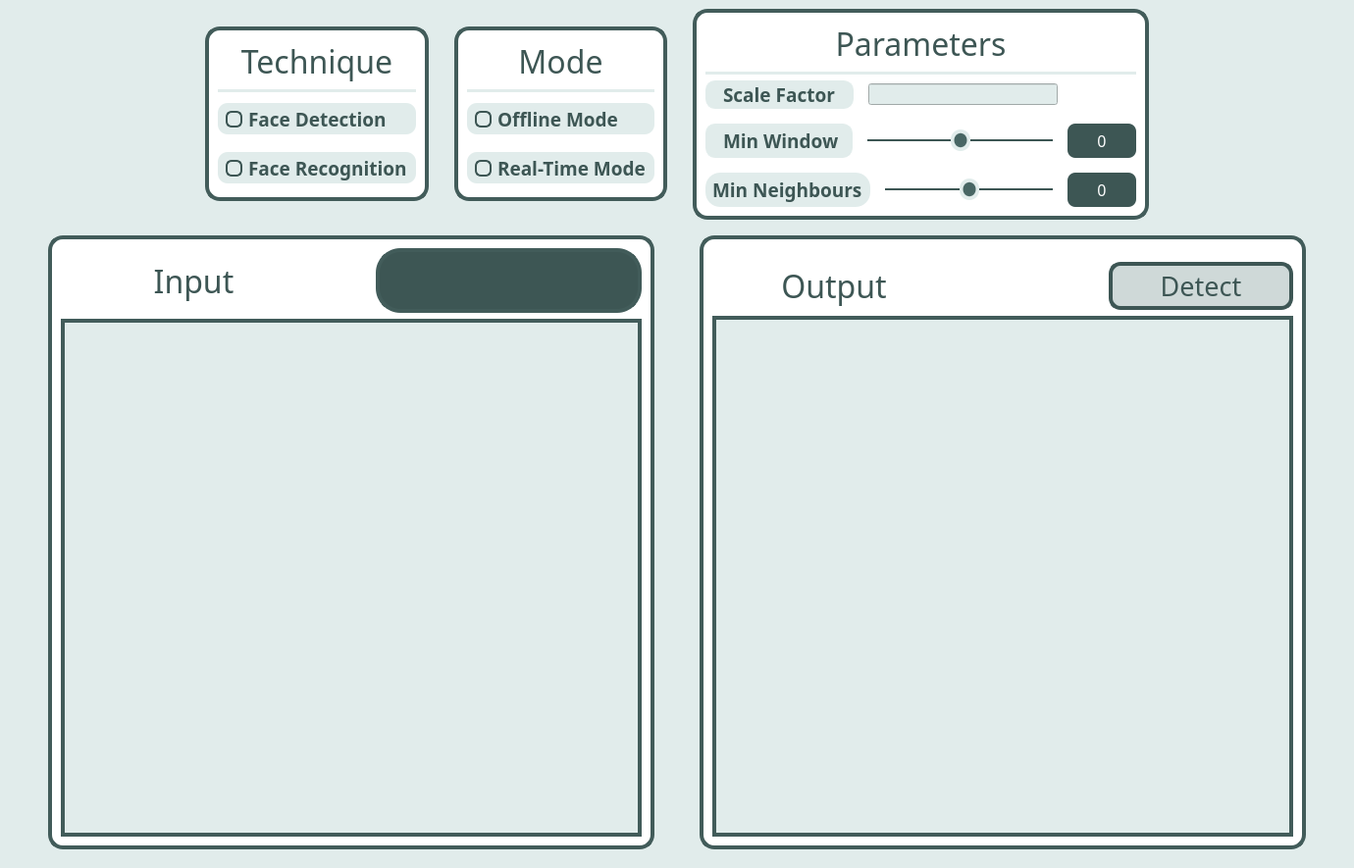
<?xml version="1.0" encoding="UTF-8"?>
<ui version="4.0">
 <class>MainWindow</class>
 <widget class="QMainWindow" name="MainWindow">
  <property name="geometry">
   <rect>
    <x>0</x>
    <y>0</y>
    <width>1380</width>
    <height>885</height>
   </rect>
  </property>
  <property name="minimumSize">
   <size>
    <width>1380</width>
    <height>885</height>
   </size>
  </property>
  <property name="maximumSize">
   <size>
    <width>1380</width>
    <height>885</height>
   </size>
  </property>
  <property name="windowTitle">
   <string>MainWindow</string>
  </property>
  <property name="styleSheet">
   <string notr="true">QMainWindow{
	background-color: rgb(225, 236, 235);
}</string>
  </property>
  <widget class="QWidget" name="centralwidget">
   <property name="styleSheet">
    <string notr="true">QWidget{
	background-color: rgb(225, 236, 235);
	color: rgb(255, 255, 255);
}</string>
   </property>
   <layout class="QGridLayout" name="gridLayout_8" rowstretch="1,0,3">
    <item row="0" column="0">
     <layout class="QHBoxLayout" name="horizontalLayout_6">
      <item>
       <spacer name="horizontalSpacer_3">
        <property name="orientation">
         <enum>Qt::Horizontal</enum>
        </property>
        <property name="sizeType">
         <enum>QSizePolicy::Minimum</enum>
        </property>
        <property name="sizeHint" stdset="0">
         <size>
          <width>200</width>
          <height>20</height>
         </size>
        </property>
       </spacer>
      </item>
      <item>
       <layout class="QVBoxLayout" name="verticalLayout_4">
        <item>
         <spacer name="verticalSpacer">
          <property name="orientation">
           <enum>Qt::Vertical</enum>
          </property>
          <property name="sizeHint" stdset="0">
           <size>
            <width>20</width>
            <height>40</height>
           </size>
          </property>
         </spacer>
        </item>
        <item>
         <widget class="QFrame" name="tech_frame">
          <property name="styleSheet">
           <string notr="true">QFrame{
background-color: rgb(255, 255, 255);
border-radius: 15px;
border: 4px solid rgb(66, 92, 90);
}</string>
          </property>
          <property name="frameShape">
           <enum>QFrame::StyledPanel</enum>
          </property>
          <property name="frameShadow">
           <enum>QFrame::Raised</enum>
          </property>
          <layout class="QGridLayout" name="gridLayout_2">
           <item row="0" column="0">
            <widget class="QLabel" name="inputLabel_3">
             <property name="font">
              <font>
               <family>Impact</family>
               <pointsize>24</pointsize>
               <bold>false</bold>
              </font>
             </property>
             <property name="styleSheet">
              <string notr="true">QLabel{
	color: rgb(61, 86, 84);
	border:none;
}</string>
             </property>
             <property name="text">
              <string>Technique</string>
             </property>
             <property name="alignment">
              <set>Qt::AlignCenter</set>
             </property>
            </widget>
           </item>
           <item row="1" column="0">
            <widget class="Line" name="line">
             <property name="styleSheet">
              <string notr="true">/* Line style */

  /* Set the width of the line */
  width: 20px;

  /* Set the height of the line */
  height: 10px;

  /* Set the background color of the line */
  background-color:rgb(225, 236, 235);

  /* Set the border of the line */
  border: 15px;

  /* Set the border radius of the line */
  border-radius:5px;

	margin: 5px 0;





</string>
             </property>
             <property name="orientation">
              <enum>Qt::Horizontal</enum>
             </property>
            </widget>
           </item>
           <item row="2" column="0">
            <layout class="QVBoxLayout" name="verticalLayout">
             <property name="spacing">
              <number>8</number>
             </property>
             <item>
              <widget class="QRadioButton" name="detectionRadio">
               <property name="font">
                <font>
                 <family>Overpass SemiBold</family>
                 <pointsize>14</pointsize>
                 <bold>true</bold>
                </font>
               </property>
               <property name="styleSheet">
                <string notr="true">QRadioButton {
    color: rgb(61, 86, 84);
    border-radius: 10px;
    margin: 5px 0;
    background-color: rgb(225, 236, 235);
    padding: 2px 8px;
    text-align: left; /* Center the radio button */
}

QRadioButton::indicator {
    /* Adjust the position of the radio button */
    position: relative;

    /* Change the style of the indicator */
    width: 13px; /* Adjust size as needed */
    height: 13px; /* Adjust size as needed */
    border: 2px solid rgb(61, 86, 84); /* Border color and thickness */
    border-radius: 6px; /* Make it circular */
    background-color: transparent; /* Background color */
}

QRadioButton::indicator:checked {
    /* Styles for the checked state */
    background-color: rgb(89, 125, 122); /* Change background color when checked */
	border: 2px solid  rgb(61, 86, 84);
}

QRadioButton::indicator:hover{
background-color: rgb(89, 125, 122); /* Change background color when checked */
}

</string>
               </property>
               <property name="text">
                <string>Face Detection</string>
               </property>
              </widget>
             </item>
             <item>
              <widget class="QRadioButton" name="RecognitionRadio">
               <property name="font">
                <font>
                 <family>Overpass SemiBold</family>
                 <pointsize>14</pointsize>
                 <bold>true</bold>
                </font>
               </property>
               <property name="styleSheet">
                <string notr="true">QRadioButton {
    color: rgb(61, 86, 84);
    border-radius: 10px;
    margin: 5px 0;
    background-color: rgb(225, 236, 235);
    padding: 2px 8px;
    text-align: left; /* Center the radio button */
}

QRadioButton::indicator {
    /* Adjust the position of the radio button */
    position: relative;

    /* Change the style of the indicator */
    width: 13px; /* Adjust size as needed */
    height: 13px; /* Adjust size as needed */
    border: 2px solid rgb(61, 86, 84); /* Border color and thickness */
    border-radius: 6px; /* Make it circular */
    background-color: transparent; /* Background color */
}

QRadioButton::indicator:checked {
    /* Styles for the checked state */
    background-color: rgb(89, 125, 122); /* Change background color when checked */
	border: 2px solid  rgb(61, 86, 84);
}

QRadioButton::indicator:hover{
background-color: rgb(89, 125, 122); /* Change background color when checked */
}

</string>
               </property>
               <property name="text">
                <string>Face Recognition</string>
               </property>
              </widget>
             </item>
            </layout>
           </item>
          </layout>
         </widget>
        </item>
        <item>
         <spacer name="verticalSpacer_2">
          <property name="orientation">
           <enum>Qt::Vertical</enum>
          </property>
          <property name="sizeHint" stdset="0">
           <size>
            <width>20</width>
            <height>40</height>
           </size>
          </property>
         </spacer>
        </item>
       </layout>
      </item>
      <item>
       <layout class="QVBoxLayout" name="verticalLayout_5">
        <property name="leftMargin">
         <number>20</number>
        </property>
        <property name="rightMargin">
         <number>20</number>
        </property>
        <item>
         <spacer name="verticalSpacer_4">
          <property name="orientation">
           <enum>Qt::Vertical</enum>
          </property>
          <property name="sizeHint" stdset="0">
           <size>
            <width>20</width>
            <height>40</height>
           </size>
          </property>
         </spacer>
        </item>
        <item>
         <widget class="QFrame" name="mode_frame">
          <property name="styleSheet">
           <string notr="true">QFrame{
background-color: rgb(255, 255, 255);
border-radius: 15px;
border: 4px solid rgb(66, 92, 90);
}</string>
          </property>
          <property name="frameShape">
           <enum>QFrame::StyledPanel</enum>
          </property>
          <property name="frameShadow">
           <enum>QFrame::Raised</enum>
          </property>
          <layout class="QGridLayout" name="gridLayout_3">
           <item row="0" column="0">
            <widget class="QLabel" name="inputLabel_4">
             <property name="font">
              <font>
               <family>Impact</family>
               <pointsize>24</pointsize>
               <bold>false</bold>
              </font>
             </property>
             <property name="styleSheet">
              <string notr="true">QLabel{
	color: rgb(61, 86, 84);
	border:none;
}</string>
             </property>
             <property name="lineWidth">
              <number>1</number>
             </property>
             <property name="text">
              <string>Mode</string>
             </property>
             <property name="alignment">
              <set>Qt::AlignCenter</set>
             </property>
            </widget>
           </item>
           <item row="1" column="0">
            <widget class="Line" name="line_2">
             <property name="styleSheet">
              <string notr="true">/* Line style */

  /* Set the width of the line */
  width: 20px;

  /* Set the height of the line */
  height: 10px;

  /* Set the background color of the line */
  background-color:rgb(225, 236, 235);

  /* Set the border of the line */
  border: 15px;

  /* Set the border radius of the line */
  border-radius:5px;

	margin: 5px 0;





</string>
             </property>
             <property name="orientation">
              <enum>Qt::Horizontal</enum>
             </property>
            </widget>
           </item>
           <item row="2" column="0">
            <layout class="QVBoxLayout" name="verticalLayout_2">
             <property name="spacing">
              <number>8</number>
             </property>
             <item>
              <widget class="QRadioButton" name="offlineRadio">
               <property name="font">
                <font>
                 <family>Overpass SemiBold</family>
                 <pointsize>14</pointsize>
                 <bold>true</bold>
                </font>
               </property>
               <property name="styleSheet">
                <string notr="true">QRadioButton {
    color: rgb(61, 86, 84);
    border-radius: 10px;
    margin: 5px 0;
    background-color: rgb(225, 236, 235);
    padding: 2px 8px;
    text-align: left; /* Center the radio button */
}

QRadioButton::indicator {
    /* Adjust the position of the radio button */
    position: relative;

    /* Change the style of the indicator */
    width: 13px; /* Adjust size as needed */
    height: 13px; /* Adjust size as needed */
    border: 2px solid rgb(61, 86, 84); /* Border color and thickness */
    border-radius: 6px; /* Make it circular */
    background-color: transparent; /* Background color */
}

QRadioButton::indicator:checked {
    /* Styles for the checked state */
    background-color: rgb(89, 125, 122); /* Change background color when checked */
	border: 2px solid  rgb(61, 86, 84);
}

QRadioButton::indicator:hover{
background-color: rgb(89, 125, 122); /* Change background color when checked */
}

</string>
               </property>
               <property name="text">
                <string>Offline Mode</string>
               </property>
              </widget>
             </item>
             <item>
              <widget class="QRadioButton" name="onlineRadio">
               <property name="font">
                <font>
                 <family>Overpass SemiBold</family>
                 <pointsize>14</pointsize>
                 <bold>true</bold>
                </font>
               </property>
               <property name="styleSheet">
                <string notr="true">QRadioButton {
    color: rgb(61, 86, 84);
    border-radius: 10px;
    margin: 5px 0;
    background-color: rgb(225, 236, 235);
    padding: 2px 8px;
    text-align: left; /* Center the radio button */
}

QRadioButton::indicator {
    /* Adjust the position of the radio button */
    position: relative;


    /* Change the style of the indicator */
    width: 13px; /* Adjust size as needed */
    height: 13px; /* Adjust size as needed */
    border: 2px solid rgb(61, 86, 84); /* Border color and thickness */
    border-radius: 6px; /* Make it circular */
    background-color: transparent; /* Background color */
}

QRadioButton::indicator:checked {
    /* Styles for the checked state */
    background-color: rgb(89, 125, 122); /* Change background color when checked */
	border: 2px solid  rgb(61, 86, 84);
}

QRadioButton::indicator:hover{
background-color: rgb(89, 125, 122); /* Change background color when checked */
}

</string>
               </property>
               <property name="text">
                <string>Real-Time Mode</string>
               </property>
              </widget>
             </item>
            </layout>
           </item>
          </layout>
         </widget>
        </item>
        <item>
         <spacer name="verticalSpacer_3">
          <property name="orientation">
           <enum>Qt::Vertical</enum>
          </property>
          <property name="sizeHint" stdset="0">
           <size>
            <width>20</width>
            <height>40</height>
           </size>
          </property>
         </spacer>
        </item>
       </layout>
      </item>
      <item>
       <layout class="QVBoxLayout" name="verticalLayout_9">
        <item>
         <spacer name="verticalSpacer_7">
          <property name="orientation">
           <enum>Qt::Vertical</enum>
          </property>
          <property name="sizeHint" stdset="0">
           <size>
            <width>20</width>
            <height>40</height>
           </size>
          </property>
         </spacer>
        </item>
        <item>
         <widget class="QFrame" name="prop_frame">
          <property name="styleSheet">
           <string notr="true">QFrame{
background-color: rgb(255, 255, 255);
border-radius: 15px;
border: 4px solid rgb(66, 92, 90);
}</string>
          </property>
          <property name="frameShape">
           <enum>QFrame::StyledPanel</enum>
          </property>
          <property name="frameShadow">
           <enum>QFrame::Raised</enum>
          </property>
          <layout class="QGridLayout" name="gridLayout_4">
           <item row="0" column="0">
            <widget class="QLabel" name="inputLabel_5">
             <property name="font">
              <font>
               <family>Impact</family>
               <pointsize>24</pointsize>
               <bold>false</bold>
              </font>
             </property>
             <property name="styleSheet">
              <string notr="true">QLabel{
	color: rgb(61, 86, 84);
	border:none;
}</string>
             </property>
             <property name="text">
              <string>Parameters</string>
             </property>
             <property name="alignment">
              <set>Qt::AlignCenter</set>
             </property>
            </widget>
           </item>
           <item row="1" column="0">
            <widget class="Line" name="line_3">
             <property name="styleSheet">
              <string notr="true">/* Line style */

  /* Set the width of the line */
  width: 20px;

  /* Set the height of the line */
  height: 10px;

  /* Set the background color of the line */
  background-color:rgb(225, 236, 235);

  /* Set the border of the line */
  border: 15px;

  /* Set the border radius of the line */
  border-radius:5px;

	margin: 5px 0;





</string>
             </property>
             <property name="orientation">
              <enum>Qt::Horizontal</enum>
             </property>
            </widget>
           </item>
           <item row="2" column="0">
            <layout class="QVBoxLayout" name="verticalLayout_3">
             <property name="spacing">
              <number>15</number>
             </property>
             <item>
              <layout class="QHBoxLayout" name="horizontalLayout_5">
               <item>
                <widget class="QLabel" name="label_2">
                 <property name="minimumSize">
                  <size>
                   <width>150</width>
                   <height>0</height>
                  </size>
                 </property>
                 <property name="font">
                  <font>
                   <family>Overpass SemiBold</family>
                   <pointsize>14</pointsize>
                   <bold>true</bold>
                  </font>
                 </property>
                 <property name="styleSheet">
                  <string notr="true">QLabel{
color: rgb(61, 86, 84);
border: 1px solid rgb(225, 236, 235);
border-radius: 10px;
background-color: rgb(225, 236, 235);
padding: 0 12px;
}</string>
                 </property>
                 <property name="text">
                  <string>Scale Factor</string>
                 </property>
                </widget>
               </item>
               <item>
                <widget class="QLineEdit" name="scaleFactor_val">
                 <property name="styleSheet">
                  <string notr="true">color:rgb(61, 86, 84);
padding: 2px 10px;
font-weight: bold;</string>
                 </property>
                </widget>
               </item>
               <item>
                <spacer name="horizontalSpacer_6">
                 <property name="orientation">
                  <enum>Qt::Horizontal</enum>
                 </property>
                 <property name="sizeType">
                  <enum>QSizePolicy::Minimum</enum>
                 </property>
                 <property name="sizeHint" stdset="0">
                  <size>
                   <width>80</width>
                   <height>20</height>
                  </size>
                 </property>
                </spacer>
               </item>
              </layout>
             </item>
             <item>
              <layout class="QHBoxLayout" name="horizontalLayout_4" stretch="1,2,1">
               <item>
                <widget class="QLabel" name="label_3">
                 <property name="minimumSize">
                  <size>
                   <width>150</width>
                   <height>0</height>
                  </size>
                 </property>
                 <property name="maximumSize">
                  <size>
                   <width>200</width>
                   <height>16777215</height>
                  </size>
                 </property>
                 <property name="font">
                  <font>
                   <family>Overpass SemiBold</family>
                   <pointsize>14</pointsize>
                   <bold>true</bold>
                  </font>
                 </property>
                 <property name="styleSheet">
                  <string notr="true">QLabel{
color: rgb(61, 86, 84);
border: 1px solid rgb(225, 236, 235);
border-radius: 10px;
background-color: rgb(225, 236, 235);
padding: 0 12px;
}</string>
                 </property>
                 <property name="text">
                  <string>Min Window</string>
                 </property>
                </widget>
               </item>
               <item>
                <widget class="QSlider" name="windowSlider">
                 <property name="sizePolicy">
                  <sizepolicy hsizetype="Preferred" vsizetype="Preferred">
                   <horstretch>0</horstretch>
                   <verstretch>0</verstretch>
                  </sizepolicy>
                 </property>
                 <property name="minimumSize">
                  <size>
                   <width>100</width>
                   <height>35</height>
                  </size>
                 </property>
                 <property name="maximumSize">
                  <size>
                   <width>16777215</width>
                   <height>40</height>
                  </size>
                 </property>
                 <property name="styleSheet">
                  <string notr="true">QSlider:horizontal {
    min-height: 35%;
	background: rgba(74, 74, 74, 0);
}
QSlider::groove:horizontal {
    height: 2px;
    background: rgb(61, 86, 84); 
}
QSlider::handle:horizontal {
    width: 20px;
    margin-top: -10px;
    margin-bottom: -10px;
    border-radius: 10px;
    background: qradialgradient(spread:reflect, cx:0.5, cy:0.5, radius:0.5, fx:0.5, fy:0.5, stop:0.6 rgb(72, 102, 100), stop:0.7 rgb(225, 236, 235));
}
QSlider::handle:horizontal:hover {
    background: qradialgradient(spread:reflect, cx:0.5, cy:0.5, radius:0.5, fx:0.5, fy:0.5, stop:0.6 rgb(225, 236, 235), stop:0.7 rgb(72, 102, 100));
}</string>
                 </property>
                 <property name="minimum">
                  <number>50</number>
                 </property>
                 <property name="maximum">
                  <number>250</number>
                 </property>
                 <property name="value">
                  <number>150</number>
                 </property>
                 <property name="orientation">
                  <enum>Qt::Horizontal</enum>
                 </property>
                </widget>
               </item>
               <item>
                <widget class="QLabel" name="window_val">
                 <property name="maximumSize">
                  <size>
                   <width>70</width>
                   <height>40</height>
                  </size>
                 </property>
                 <property name="font">
                  <font>
                   <family>Impact</family>
                   <pointsize>12</pointsize>
                  </font>
                 </property>
                 <property name="styleSheet">
                  <string notr="true">QLabel {
background-color: rgb(61, 86, 84);
border: 0;
border-radius: 8px;
color: #fff;
}</string>
                 </property>
                 <property name="frameShape">
                  <enum>QFrame::NoFrame</enum>
                 </property>
                 <property name="frameShadow">
                  <enum>QFrame::Plain</enum>
                 </property>
                 <property name="lineWidth">
                  <number>5</number>
                 </property>
                 <property name="midLineWidth">
                  <number>5</number>
                 </property>
                 <property name="text">
                  <string>0</string>
                 </property>
                 <property name="textFormat">
                  <enum>Qt::AutoText</enum>
                 </property>
                 <property name="alignment">
                  <set>Qt::AlignCenter</set>
                 </property>
                </widget>
               </item>
              </layout>
             </item>
             <item>
              <layout class="QHBoxLayout" name="horizontalLayout_3" stretch="0,2,1">
               <item>
                <widget class="QLabel" name="label_4">
                 <property name="minimumSize">
                  <size>
                   <width>150</width>
                   <height>0</height>
                  </size>
                 </property>
                 <property name="font">
                  <font>
                   <family>Overpass SemiBold</family>
                   <pointsize>14</pointsize>
                   <bold>true</bold>
                  </font>
                 </property>
                 <property name="styleSheet">
                  <string notr="true">QLabel{
color: rgb(61, 86, 84);
border: none;
background-color: rgb(225, 236, 235);
padding: 0 2px;
}</string>
                 </property>
                 <property name="text">
                  <string>Min Neighbours</string>
                 </property>
                </widget>
               </item>
               <item>
                <widget class="QSlider" name="neighboursSlider">
                 <property name="sizePolicy">
                  <sizepolicy hsizetype="Preferred" vsizetype="Preferred">
                   <horstretch>0</horstretch>
                   <verstretch>0</verstretch>
                  </sizepolicy>
                 </property>
                 <property name="minimumSize">
                  <size>
                   <width>100</width>
                   <height>35</height>
                  </size>
                 </property>
                 <property name="maximumSize">
                  <size>
                   <width>16777215</width>
                   <height>40</height>
                  </size>
                 </property>
                 <property name="styleSheet">
                  <string notr="true">QSlider:horizontal {
    min-height: 35%;
	background: rgba(74, 74, 74, 0);
}
QSlider::groove:horizontal {
    height: 2px;
    background: rgb(61, 86, 84); 
}
QSlider::handle:horizontal {
    width: 20px;
    margin-top: -10px;
    margin-bottom: -10px;
    border-radius: 10px;
    background: qradialgradient(spread:reflect, cx:0.5, cy:0.5, radius:0.5, fx:0.5, fy:0.5, stop:0.6 rgb(72, 102, 100), stop:0.7 rgb(225, 236, 235));
}
QSlider::handle:horizontal:hover {
    background: qradialgradient(spread:reflect, cx:0.5, cy:0.5, radius:0.5, fx:0.5, fy:0.5, stop:0.6 rgb(225, 236, 235), stop:0.7 rgb(72, 102, 100));
}</string>
                 </property>
                 <property name="minimum">
                  <number>50</number>
                 </property>
                 <property name="maximum">
                  <number>250</number>
                 </property>
                 <property name="value">
                  <number>150</number>
                 </property>
                 <property name="orientation">
                  <enum>Qt::Horizontal</enum>
                 </property>
                </widget>
               </item>
               <item>
                <widget class="QLabel" name="neighbours_val">
                 <property name="maximumSize">
                  <size>
                   <width>70</width>
                   <height>40</height>
                  </size>
                 </property>
                 <property name="font">
                  <font>
                   <family>Impact</family>
                   <pointsize>12</pointsize>
                  </font>
                 </property>
                 <property name="styleSheet">
                  <string notr="true">QLabel {
background-color: rgb(61, 86, 84);
border: 0;
border-radius: 8px;
color: #fff;
}</string>
                 </property>
                 <property name="frameShape">
                  <enum>QFrame::NoFrame</enum>
                 </property>
                 <property name="frameShadow">
                  <enum>QFrame::Plain</enum>
                 </property>
                 <property name="lineWidth">
                  <number>5</number>
                 </property>
                 <property name="midLineWidth">
                  <number>5</number>
                 </property>
                 <property name="text">
                  <string>0</string>
                 </property>
                 <property name="textFormat">
                  <enum>Qt::AutoText</enum>
                 </property>
                 <property name="alignment">
                  <set>Qt::AlignCenter</set>
                 </property>
                </widget>
               </item>
              </layout>
             </item>
            </layout>
           </item>
          </layout>
         </widget>
        </item>
        <item>
         <spacer name="verticalSpacer_8">
          <property name="orientation">
           <enum>Qt::Vertical</enum>
          </property>
          <property name="sizeHint" stdset="0">
           <size>
            <width>20</width>
            <height>40</height>
           </size>
          </property>
         </spacer>
        </item>
       </layout>
      </item>
      <item>
       <spacer name="horizontalSpacer_5">
        <property name="orientation">
         <enum>Qt::Horizontal</enum>
        </property>
        <property name="sizeType">
         <enum>QSizePolicy::Minimum</enum>
        </property>
        <property name="sizeHint" stdset="0">
         <size>
          <width>200</width>
          <height>20</height>
         </size>
        </property>
       </spacer>
      </item>
     </layout>
    </item>
    <item row="1" column="0">
     <spacer name="verticalSpacer_9">
      <property name="orientation">
       <enum>Qt::Vertical</enum>
      </property>
      <property name="sizeType">
       <enum>QSizePolicy::Maximum</enum>
      </property>
      <property name="sizeHint" stdset="0">
       <size>
        <width>20</width>
        <height>10</height>
       </size>
      </property>
     </spacer>
    </item>
    <item row="2" column="0">
     <layout class="QHBoxLayout" name="horizontalLayout_9" stretch="0,2,0,2,0">
      <property name="bottomMargin">
       <number>10</number>
      </property>
      <item>
       <spacer name="horizontalSpacer">
        <property name="orientation">
         <enum>Qt::Horizontal</enum>
        </property>
        <property name="sizeHint" stdset="0">
         <size>
          <width>40</width>
          <height>20</height>
         </size>
        </property>
       </spacer>
      </item>
      <item>
       <widget class="QFrame" name="input_frame">
        <property name="styleSheet">
         <string notr="true">QFrame{
background-color: rgb(255, 255, 255);
border-radius: 15px;
border: 4px solid rgb(66, 92, 90);
}</string>
        </property>
        <property name="frameShape">
         <enum>QFrame::StyledPanel</enum>
        </property>
        <property name="frameShadow">
         <enum>QFrame::Raised</enum>
        </property>
        <layout class="QGridLayout" name="gridLayout">
         <item row="0" column="0">
          <layout class="QVBoxLayout" name="verticalLayout_6" stretch="0,2">
           <item>
            <layout class="QHBoxLayout" name="horizontalLayout">
             <property name="spacing">
              <number>50</number>
             </property>
             <item>
              <widget class="QLabel" name="inputLabel">
               <property name="font">
                <font>
                 <family>Impact</family>
                 <pointsize>24</pointsize>
                 <bold>false</bold>
                </font>
               </property>
               <property name="styleSheet">
                <string notr="true">QLabel{
	color: rgb(61, 86, 84);
	border:none;
}</string>
               </property>
               <property name="text">
                <string>Input</string>
               </property>
               <property name="alignment">
                <set>Qt::AlignCenter</set>
               </property>
              </widget>
             </item>
             <item>
              <widget class="QFrame" name="frame_11">
               <property name="minimumSize">
                <size>
                 <width>250</width>
                 <height>0</height>
                </size>
               </property>
               <property name="maximumSize">
                <size>
                 <width>400</width>
                 <height>16777215</height>
                </size>
               </property>
               <property name="styleSheet">
                <string notr="true">background-color: rgb(61, 86, 84);
border-radius:25px;
margin:0;</string>
               </property>
               <property name="frameShape">
                <enum>QFrame::StyledPanel</enum>
               </property>
               <property name="frameShadow">
                <enum>QFrame::Raised</enum>
               </property>
               <layout class="QGridLayout" name="gridLayout_5">
                <property name="leftMargin">
                 <number>0</number>
                </property>
                <property name="rightMargin">
                 <number>0</number>
                </property>
                <property name="verticalSpacing">
                 <number>10</number>
                </property>
                <item row="0" column="0">
                 <layout class="QHBoxLayout" name="horizontalLayout_7">
                  <property name="spacing">
                   <number>5</number>
                  </property>
                  <item>
                   <widget class="QPushButton" name="importButton">
                    <property name="minimumSize">
                     <size>
                      <width>60</width>
                      <height>40</height>
                     </size>
                    </property>
                    <property name="maximumSize">
                     <size>
                      <width>50</width>
                      <height>70</height>
                     </size>
                    </property>
                    <property name="toolTip">
                     <string>Upload File</string>
                    </property>
                    <property name="styleSheet">
                     <string notr="true">QPushButton {
    appearance: button;
    background: rgba(74, 74, 74, 0);
    border-radius: 12px;
	
	image: url(icons/upload-square-svgrepo-com.png);
	icon-size: 40px; /* Set the desired icon size */
}

QPushButton:hover {
    background-color: rgb(225, 236, 235);
	image: url(icons/upload-square-svgrepo-com (1).png);
	icon-size: 40px; /* Set the desired icon size */
}
QPushButton:pressed {
    background-color: #A0A0A0; /* Set the desired color when the button is pressed */
}</string>
                    </property>
                    <property name="text">
                     <string/>
                    </property>
                   </widget>
                  </item>
                  <item>
                   <widget class="QPushButton" name="resetButton">
                    <property name="minimumSize">
                     <size>
                      <width>60</width>
                      <height>40</height>
                     </size>
                    </property>
                    <property name="maximumSize">
                     <size>
                      <width>50</width>
                      <height>70</height>
                     </size>
                    </property>
                    <property name="toolTip">
                     <string>&lt;html&gt;&lt;head/&gt;&lt;body&gt;&lt;p&gt;Reset&lt;/p&gt;&lt;/body&gt;&lt;/html&gt;</string>
                    </property>
                    <property name="styleSheet">
                     <string notr="true">QPushButton {
    appearance: button;
    background: rgba(74, 74, 74, 0);
    border-radius: 20px;
	
	image: url(icons/reset-svgrepo-com.png);
	icon-size: 40px; /* Set the desired icon size */
}

QPushButton:hover {
    background-color: rgb(225, 236, 235);
	image: url(icons/reset-svgrepo-com (1).png);
	icon-size: 40px; /* Set the desired icon size */
}
QPushButton:pressed {
    background-color: #A0A0A0; /* Set the desired color when the button is pressed */
}</string>
                    </property>
                    <property name="text">
                     <string/>
                    </property>
                    <property name="iconSize">
                     <size>
                      <width>40</width>
                      <height>40</height>
                     </size>
                    </property>
                   </widget>
                  </item>
                  <item>
                   <widget class="QPushButton" name="clearButton">
                    <property name="minimumSize">
                     <size>
                      <width>60</width>
                      <height>40</height>
                     </size>
                    </property>
                    <property name="maximumSize">
                     <size>
                      <width>50</width>
                      <height>70</height>
                     </size>
                    </property>
                    <property name="toolTip">
                     <string>&lt;html&gt;&lt;head/&gt;&lt;body&gt;&lt;p&gt;Clear&lt;/p&gt;&lt;/body&gt;&lt;/html&gt;</string>
                    </property>
                    <property name="styleSheet">
                     <string notr="true">QPushButton {
    appearance: button;
    background: rgba(74, 74, 74, 0);
    border-radius: 20px;
	
	image: url(icons/clear-circle-svgrepo-com.png);
	icon-size: 40px; /* Set the desired icon size */
}

QPushButton:hover {
    background-color: rgb(225, 236, 235);
	image: url(icons/clear-circle-svgrepo-com (1).png);
	icon-size: 40px; /* Set the desired icon size */
}
QPushButton:pressed {
    background-color: #A0A0A0; /* Set the desired color when the button is pressed */
}</string>
                    </property>
                    <property name="text">
                     <string/>
                    </property>
                    <property name="iconSize">
                     <size>
                      <width>40</width>
                      <height>40</height>
                     </size>
                    </property>
                   </widget>
                  </item>
                 </layout>
                </item>
               </layout>
              </widget>
             </item>
            </layout>
           </item>
           <item>
            <widget class="QWidget" name="input1" native="true">
             <property name="styleSheet">
              <string notr="true">	border: 4px solid rgb(66, 92, 90) ;

</string>
             </property>
            </widget>
           </item>
          </layout>
         </item>
        </layout>
       </widget>
      </item>
      <item>
       <spacer name="horizontalSpacer_4">
        <property name="orientation">
         <enum>Qt::Horizontal</enum>
        </property>
        <property name="sizeHint" stdset="0">
         <size>
          <width>40</width>
          <height>20</height>
         </size>
        </property>
       </spacer>
      </item>
      <item>
       <widget class="QFrame" name="frame_5">
        <property name="styleSheet">
         <string notr="true">QFrame{
background-color: rgb(255, 255, 255);
border-radius: 15px;
border: 4px solid rgb(66, 92, 90);
}</string>
        </property>
        <property name="frameShape">
         <enum>QFrame::StyledPanel</enum>
        </property>
        <property name="frameShadow">
         <enum>QFrame::Raised</enum>
        </property>
        <layout class="QGridLayout" name="gridLayout_7">
         <item row="0" column="0">
          <layout class="QVBoxLayout" name="verticalLayout_7" stretch="0,0,2">
           <item>
            <spacer name="verticalSpacer_6">
             <property name="orientation">
              <enum>Qt::Vertical</enum>
             </property>
             <property name="sizeType">
              <enum>QSizePolicy::Minimum</enum>
             </property>
             <property name="sizeHint" stdset="0">
              <size>
               <width>20</width>
               <height>14</height>
              </size>
             </property>
            </spacer>
           </item>
           <item>
            <layout class="QHBoxLayout" name="horizontalLayout_2">
             <item>
              <spacer name="horizontalSpacer_8">
               <property name="orientation">
                <enum>Qt::Horizontal</enum>
               </property>
               <property name="sizeType">
                <enum>QSizePolicy::Maximum</enum>
               </property>
               <property name="sizeHint" stdset="0">
                <size>
                 <width>30</width>
                 <height>20</height>
                </size>
               </property>
              </spacer>
             </item>
             <item>
              <widget class="QLabel" name="outputLabel">
               <property name="font">
                <font>
                 <family>Impact</family>
                 <pointsize>24</pointsize>
                 <bold>false</bold>
                </font>
               </property>
               <property name="styleSheet">
                <string notr="true">QLabel{
	color: rgb(61, 86, 84);
	border:none;
}</string>
               </property>
               <property name="text">
                <string>Output</string>
               </property>
               <property name="alignment">
                <set>Qt::AlignCenter</set>
               </property>
              </widget>
             </item>
             <item>
              <spacer name="horizontalSpacer_7">
               <property name="orientation">
                <enum>Qt::Horizontal</enum>
               </property>
               <property name="sizeType">
                <enum>QSizePolicy::Maximum</enum>
               </property>
               <property name="sizeHint" stdset="0">
                <size>
                 <width>180</width>
                 <height>20</height>
                </size>
               </property>
              </spacer>
             </item>
             <item>
              <widget class="QPushButton" name="applyTech">
               <property name="enabled">
                <bool>true</bool>
               </property>
               <property name="sizePolicy">
                <sizepolicy hsizetype="Minimum" vsizetype="Fixed">
                 <horstretch>0</horstretch>
                 <verstretch>0</verstretch>
                </sizepolicy>
               </property>
               <property name="minimumSize">
                <size>
                 <width>0</width>
                 <height>0</height>
                </size>
               </property>
               <property name="maximumSize">
                <size>
                 <width>16777215</width>
                 <height>16777215</height>
                </size>
               </property>
               <property name="font">
                <font>
                 <family>Impact</family>
                 <pointsize>20</pointsize>
                 <bold>false</bold>
                </font>
               </property>
               <property name="layoutDirection">
                <enum>Qt::LeftToRight</enum>
               </property>
               <property name="autoFillBackground">
                <bool>false</bool>
               </property>
               <property name="styleSheet">
                <string notr="true">QPushButton{
appearance: button;
backface-visibility: hidden;
background-color: rgb(207, 217, 216);
border-radius: 12px;
border: 4px solid rgb(61, 86, 84);
box-shadow: rgba(50, 50, 93, .1) 0 0 0 1px inset,rgba(50, 50, 93, .1) 0 2px 5px 0,rgba(0, 0, 0, .07) 0 1px 1px 0;
	color: rgb(61, 86, 84);
margin-left:0;
cursor: pointer;
font-size: 100%;
height: 35px;
padding: 3px 15px;
position: relative;
text-align: center;
}
QPushButton:hover{
background-color: rgb(225, 236, 235);
}
QPushButton:pressed{
background-color: rgb(207, 217, 216);
}</string>
               </property>
               <property name="text">
                <string>Detect</string>
               </property>
               <property name="autoDefault">
                <bool>false</bool>
               </property>
              </widget>
             </item>
            </layout>
           </item>
           <item>
            <widget class="QWidget" name="output1" native="true">
             <property name="styleSheet">
              <string notr="true">	border: 4px solid rgb(66, 92, 90) ;
</string>
             </property>
            </widget>
           </item>
          </layout>
         </item>
        </layout>
       </widget>
      </item>
      <item>
       <spacer name="horizontalSpacer_2">
        <property name="orientation">
         <enum>Qt::Horizontal</enum>
        </property>
        <property name="sizeHint" stdset="0">
         <size>
          <width>40</width>
          <height>20</height>
         </size>
        </property>
       </spacer>
      </item>
     </layout>
    </item>
   </layout>
  </widget>
  <widget class="QMenuBar" name="menubar">
   <property name="geometry">
    <rect>
     <x>0</x>
     <y>0</y>
     <width>1380</width>
     <height>22</height>
    </rect>
   </property>
  </widget>
 </widget>
 <resources>
  <include location="resources.qrc"/>
 </resources>
 <connections/>
</ui>
